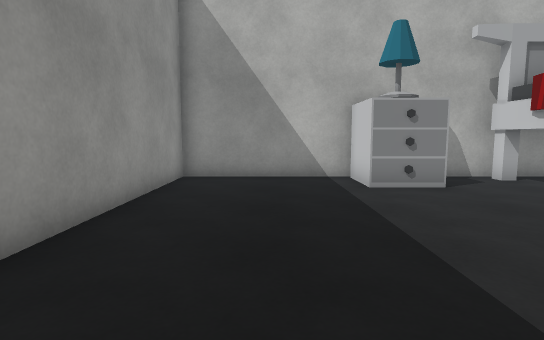
View 1 (above)

17 first-person views from a walk through a Unity game level. The camera is 1.2 m above the floor, tilts 6° down and sees 80° across. The floor is counted in squares, 1 m on a side. Each view is taken from the middle of a square. On the plan, view 1 faces up. The plan holds only what a view shows up to about 14 squares ahead; the rest is blank. The place goes on beyond the plan. Some animated figures are left out. Door leaves are left out, so doorways stand open. Some surface patterns are stand-ins.

View 2
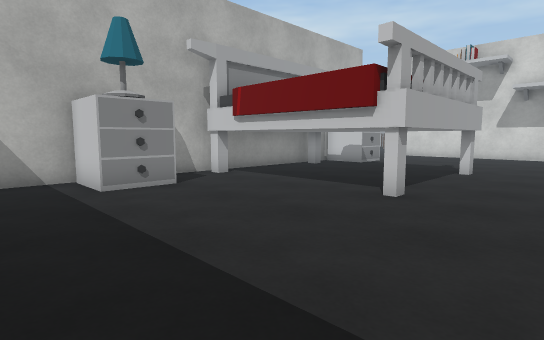

View 3
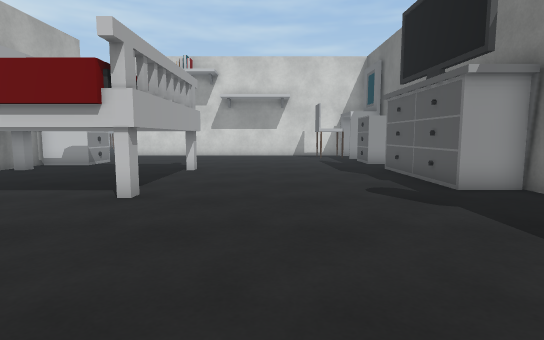

View 4
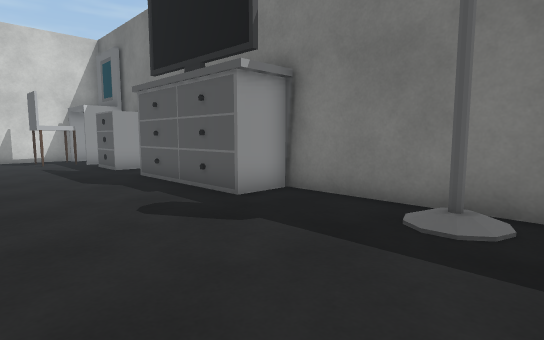

View 5
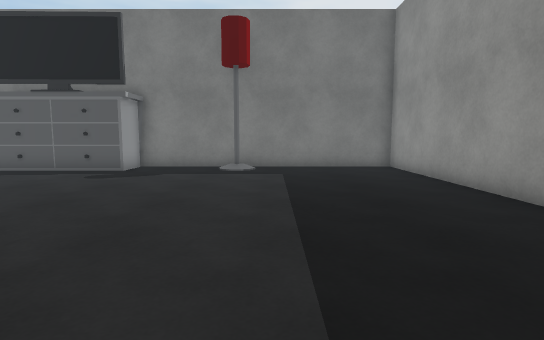

View 6
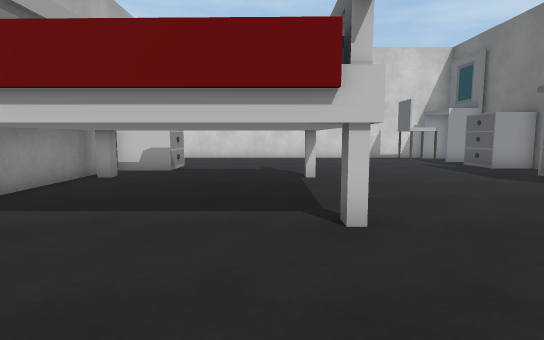

View 7
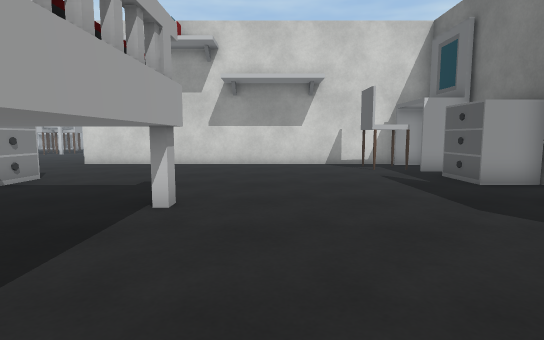

View 8
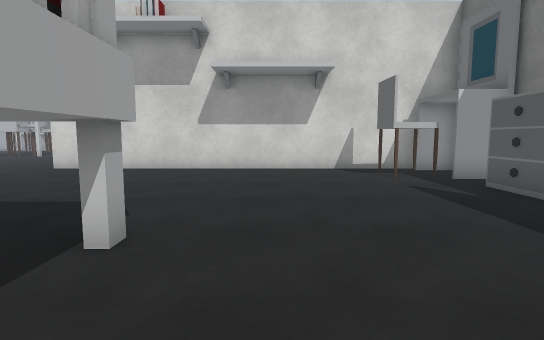

View 9
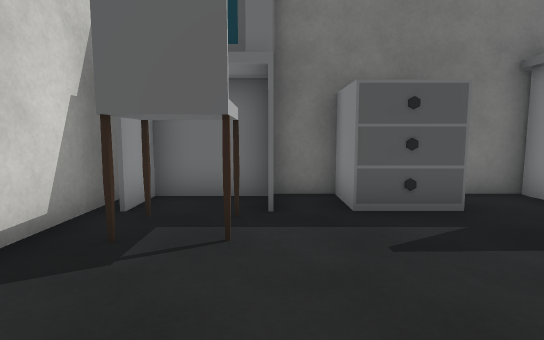

View 10
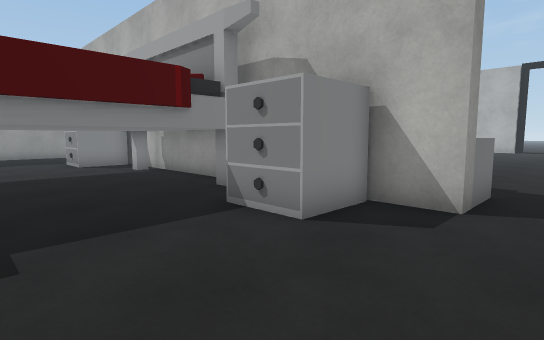

View 11
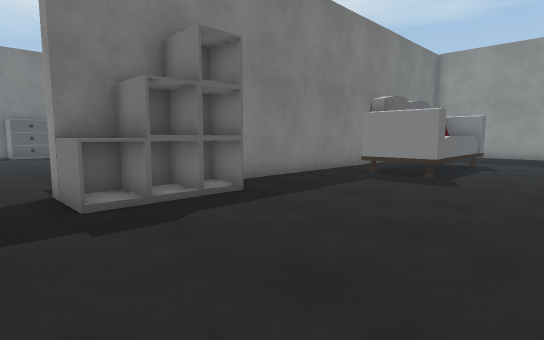

View 12
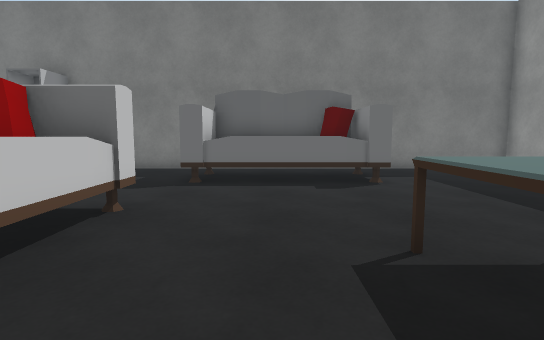

View 13
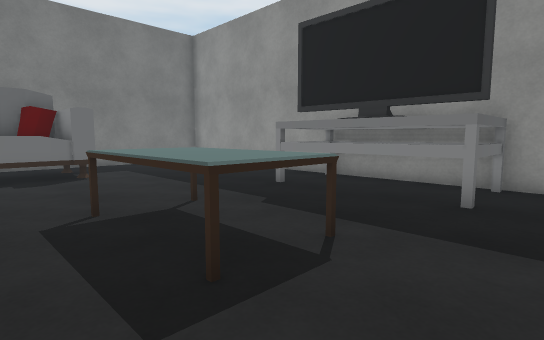

View 14
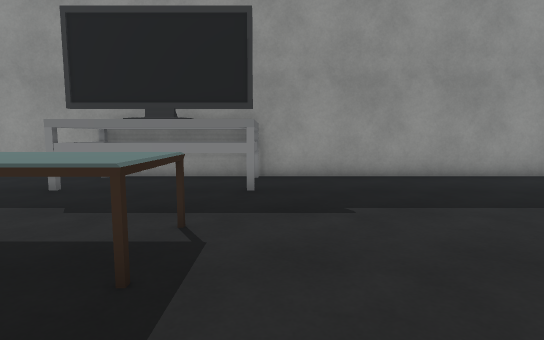

View 15
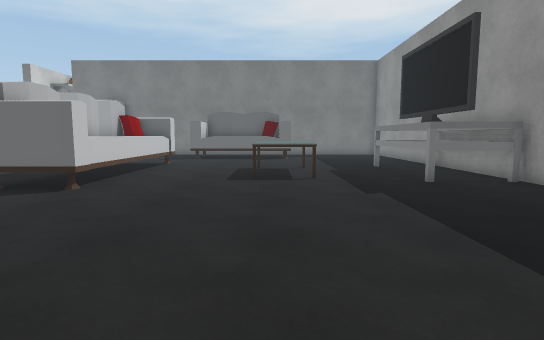

View 16
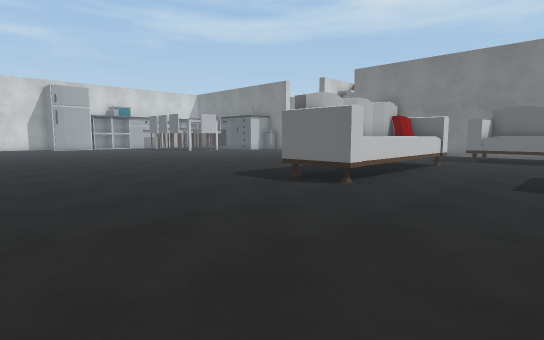

View 17
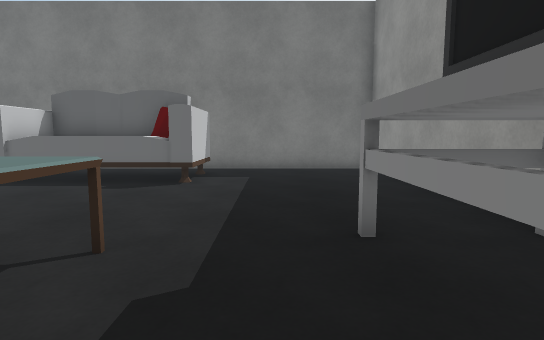

### Floor plan
Key: @ floor where view 1 was taken; # wall or solid block; . floor; R drawers; C chair; M mirror; L lamp; S sofa; T table; O other object.
Columns run from 3 left of view 1 to 22 right of it. Each row starts with its distance up from view 1.
 31 #.     . .....
 30 #..     ...............
 29 #... ....................
 28 #........................
 27 #.......................
 26 #......................
 25 #.....................
 24 #..........OOOO......
 23 #...........OOO.....
 22 #OOO..TT....OO .....
 21 # OO..TT....OO .....
 20 # OO..TT....OO    ..
 19 #OOO..TT....OO    ...
 18 #OOO........OO     ..
 17 #..........OOO .......
 16 #....................
 15 #.....................
 14 #.....SSSSSS..........
 13 #.....SS   S..........
 12 #.....SSSSSS..........  ..
 11 #...............OOOO.. ...
 10 ####################.....
  9 #....R R.OOOOOOOR R....#
  8 #....RRR.O.....ORRR....#
  7 #........O.....O.......#
  6 #........O.....O.......#
  5 #........O.....O.......#
  4 #........O.....O.......#
  3 #........OOOOOOO.......#
  2 #......................#
  1 #......................#
  0 #..@...................#
 -1 #......................#
 -2 #......................#
 -3 #....................CC#
 -4 #..........OOOO..RRRMCC#
 -5 #.....L...O    O.R RMMM#
 -6 ###########    #########

Positions as (right, up) in squares from view 1, and headings:
1: (0, 0), facing up
2: (0, 0), facing up-right
3: (0, 0), facing right
4: (2, 0), facing down-right
5: (2, 7), facing down
6: (2, 4), facing right
7: (6, 1), facing right
8: (8, 1), facing right
9: (17, 1), facing down
10: (18, 4), facing up-left
11: (18, 17), facing down-left
12: (6, 22), facing down
13: (6, 24), facing down-left
14: (7, 23), facing left
15: (4, 31), facing down
16: (4, 31), facing down-right
17: (1, 22), facing down
